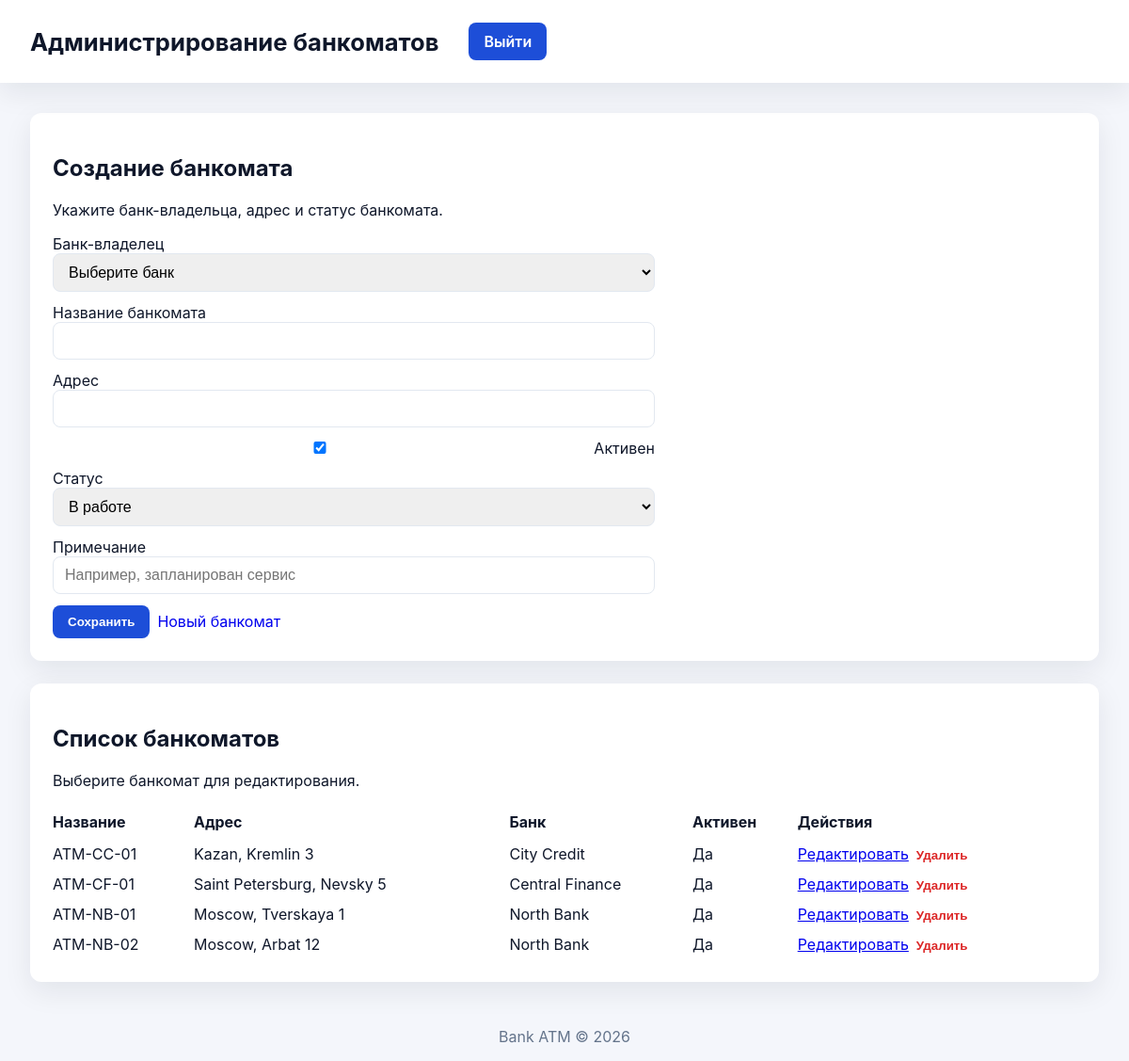
Page /site/atms.php (signed in) on the committed database.
### tables this page shows
CREATE TABLE atms (
  id BIGINT UNSIGNED AUTO_INCREMENT PRIMARY KEY,
  bank_owner_id BIGINT UNSIGNED NOT NULL,
  name VARCHAR(255) NOT NULL,
  address VARCHAR(255) NOT NULL,
  is_active TINYINT(1) NOT NULL DEFAULT 1,
  created_at DATETIME NOT NULL DEFAULT CURRENT_TIMESTAMP,
  updated_at DATETIME NULL,
  KEY idx_atms_bank_owner_id (bank_owner_id),
  CONSTRAINT fk_atms_bank_owner
    FOREIGN KEY (bank_owner_id) REFERENCES banks(id)
);

CREATE TABLE banks (
  id BIGINT UNSIGNED AUTO_INCREMENT PRIMARY KEY,
  name VARCHAR(255) NOT NULL,
  bic VARCHAR(20) NULL,
  created_at DATETIME NOT NULL DEFAULT CURRENT_TIMESTAMP,
  updated_at DATETIME NULL,
  UNIQUE KEY ux_banks_bic (bic),
  KEY idx_banks_name (name)
);

### includes/db.php (called while the page is built, shortened)
<?php
function db(): PDO
{
    static $pdo = null;
    if ($pdo instanceof PDO) {
        return $pdo;
    }
    $host = getenv('DB_HOST') ?: '127.0.0.1';
    $name = getenv('DB_NAME') ?: 'bank_atm';
    $user = getenv('DB_USER') ?: 'bank_user';
    $pass = getenv('DB_PASS') ?: 'bank_pass';
    $charset = getenv('DB_CHARSET') ?: 'utf8mb4';
    $dsn = sprintf('mysql:host=%s;dbname=%s;charset=%s', $host, $name, $charset);
    $options = [
        PDO::ATTR_ERRMODE => PDO::ERRMODE_EXCEPTION,
        PDO::ATTR_DEFAULT_FETCH_MODE => PDO::FETCH_ASSOC,
        PDO::ATTR_EMULATE_PREPARES => false,
    ];
    try {
        $pdo = new PDO($dsn, $user, $pass, $options);
    } catch (PDOException $exception) {
        error_log('Database connection error: ' . $exception->getMessage());
        throw new RuntimeException('Database connection failed.');
    }
    return $pdo;
}

### site/atms.php (the view, shortened to what this page needs)
<?php
require_once __DIR__ . '/../includes/db.php';
require_once __DIR__ . '/../includes/helpers.php';
$statuses = [
    'online' => 'В работе',
    'maintenance' => 'Техобслуживание',
    'offline' => 'Не работает',
];
$atm = [
    'id' => null,
    'bank_owner_id' => '',
    'name' => '',
    'address' => '',
    'is_active' => 1,
    'status' => 'online',
    'status_note' => '',
];
$atmsStmt = db()->query(
    'SELECT atms.id, atms.name, atms.address, atms.is_active, banks.name AS bank_name '
    . 'FROM atms JOIN banks ON banks.id = atms.bank_owner_id ORDER BY atms.name'
);
$atms = $atmsStmt->fetchAll();
?>
<section class="card">
  <h2><?= $atm['id'] ? 'Редактирование банкомата' : 'Создание банкомата' ?></h2>
  <p>Укажите банк-владельца, адрес и статус банкомата.</p>
  <form id="atm-form" method="post" style="display: grid; gap: 12px; max-width: 640px;">
    <label>
      Банк-владелец
      <select name="bank_owner_id" required>
        <option value="">Выберите банк</option>
      </select>
    </label>
    <label>
      Название банкомата
      <input type="text" name="name" value="<?= sanitize($atm['name']) ?>" maxlength="255" required>
    </label>
    <label>
      Адрес
      <input type="text" name="address" value="<?= sanitize($atm['address']) ?>" maxlength="255" required>
    </label>
    <label style="display: flex; gap: 8px; align-items: center;">
      <input type="checkbox" name="is_active" value="1" <?= $atm['is_active'] ? 'checked' : '' ?>>
      Активен
    </label>
    <label>
      Статус
      <select name="status" required>
        <?php foreach ($statuses as $value => $label) : ?>
          <option value="<?= sanitize($value) ?>" <?= $atm['status'] === $value ? 'selected' : '' ?>>
            <?= sanitize($label) ?>
          </option>
        <?php endforeach; ?>
      </select>
    </label>
    <label>
      Примечание
      <input type="text" name="status_note" value="<?= sanitize($atm['status_note']) ?>" maxlength="255" placeholder="Например, запланирован сервис">
    </label>
    <div style="display: flex; gap: 8px;">
      <button type="submit">Сохранить</button>
      <a href="/site/atms.php" class="button" style="text-decoration: none; display: inline-flex; align-items: center;">Новый банкомат</a>
    </div>
  </form>
</section>
<section class="card" style="margin-top: 24px;">
  <h2>Список банкоматов</h2>
  <p>Выберите банкомат для редактирования.</p>
  <?php if (empty($atms)) : ?>
    <p>Банкоматы не найдены.</p>
  <?php else : ?>
    <div style="overflow-x: auto;">
      <table style="width: 100%; border-collapse: collapse;">
        <thead>
          <tr>
            <th style="text-align: left; padding: 8px 0;">Название</th>
            <th style="text-align: left; padding: 8px 0;">Адрес</th>
            <th style="text-align: left; padding: 8px 0;">Банк</th>
            <th style="text-align: left; padding: 8px 0;">Активен</th>
            <th style="text-align: left; padding: 8px 0;">Действия</th>
          </tr>
        </thead>
        <tbody>
          <?php foreach ($atms as $row) : ?>
            <tr>
              <td style="padding: 6px 0;"><?= sanitize($row['name']) ?></td>
              <td style="padding: 6px 0;"><?= sanitize($row['address']) ?></td>
              <td style="padding: 6px 0;"><?= sanitize($row['bank_name']) ?></td>
              <td style="padding: 6px 0;"><?= (int) $row['is_active'] === 1 ? 'Да' : 'Нет' ?></td>
              <td style="padding: 6px 0;">
                <div style="display: inline-flex; align-items: center; gap: 8px;">
                  <a href="/site/atms.php?edit=1&id=<?= (int) $row['id'] ?>">Редактировать</a>
                  <form method="post" action="/site/atms.php" style="display: inline;" onsubmit="return confirm('Удалить банкомат?');">
                    <button type="submit" class="link-button">Удалить</button>
                  </form>
                </div>
              </td>
            </tr>
          <?php endforeach; ?>
        </tbody>
      </table>
    </div>
  <?php endif; ?>
</section>

### assets/style.css (style rules this page uses)
:root { color-scheme: light; --color-bg: #f4f6fb; --color-surface: #ffffff; --color-primary: #1d4ed8; --color-primary-dark: #1e40af; --color-text: #0f172a; --color-muted: #64748b; --color-success: #16a34a; --color-warning: #d97706; --color-danger: #dc2626; --radius: 12px; --shadow: 0 10px 30px rgba(15, 23, 42, 0.08); }
* { box-sizing: border-box; }
body { margin: 0; font-family: "Inter", "Segoe UI", sans-serif; background: var(--color-bg); color: var(--color-text); }
button, .btn { background: var(--color-primary); border: none; color: #ffffff; padding: 10px 16px; border-radius: 8px; cursor: pointer; font-weight: 600; transition: background 0.2s ease; }
.link-button { background: transparent; border: none; color: var(--color-danger); padding: 0; cursor: pointer; font-weight: 600; }
input, select, textarea { width: 100%; padding: 10px 12px; border-radius: 8px; border: 1px solid #e2e8f0; font-size: 1rem; }
.card { background: var(--color-surface); border-radius: var(--radius); padding: 24px; box-shadow: var(--shadow); }

### rows in the picture
atms: name "ATM-CC-01", address "Kazan, Kremlin 3", bank_owner.name "City Credit", is_active "Да"
atms: name "ATM-CF-01", address "Saint Petersburg, Nevsky 5", bank_owner.name "Central Finance", is_active "Да"
atms: name "ATM-NB-01", address "Moscow, Tverskaya 1", bank_owner.name "North Bank", is_active "Да"
atms: name "ATM-NB-02", address "Moscow, Arbat 12", bank_owner.name "North Bank", is_active "Да"

### other values in the picture
$title "Администрирование банкоматов"
form field status "В работе"
